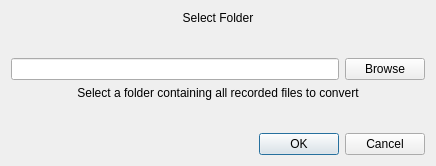
<?xml version="1.0" encoding="UTF-8"?>
<ui version="4.0">
 <class>Dialog</class>
 <widget class="QDialog" name="Dialog">
  <property name="geometry">
   <rect>
    <x>0</x>
    <y>0</y>
    <width>436</width>
    <height>166</height>
   </rect>
  </property>
  <property name="windowTitle">
   <string>Dialog</string>
  </property>
  <layout class="QVBoxLayout" name="verticalLayout">
   <item>
    <widget class="QLabel" name="lbl_step2">
     <property name="text">
      <string>Select Folder</string>
     </property>
     <property name="alignment">
      <set>Qt::AlignCenter</set>
     </property>
     <property name="wordWrap">
      <bool>true</bool>
     </property>
    </widget>
   </item>
   <item>
    <spacer name="verticalSpacer">
     <property name="orientation">
      <enum>Qt::Vertical</enum>
     </property>
     <property name="sizeHint" stdset="0">
      <size>
       <width>20</width>
       <height>40</height>
      </size>
     </property>
    </spacer>
   </item>
   <item>
    <layout class="QHBoxLayout" name="layout_folder_browse">
     <item>
      <widget class="QLineEdit" name="input_filename"/>
     </item>
     <item>
      <widget class="QPushButton" name="btn_browse">
       <property name="text">
        <string>Browse</string>
       </property>
      </widget>
     </item>
    </layout>
   </item>
   <item>
    <widget class="QLabel" name="warning_label">
     <property name="text">
      <string>&lt;html&gt;&lt;head/&gt;&lt;body&gt;&lt;p align=&quot;center&quot;&gt;Select a folder containing all recorded files to convert&lt;/p&gt;&lt;/body&gt;&lt;/html&gt;</string>
     </property>
    </widget>
   </item>
   <item>
    <spacer name="verticalSpacer_2">
     <property name="orientation">
      <enum>Qt::Vertical</enum>
     </property>
     <property name="sizeHint" stdset="0">
      <size>
       <width>20</width>
       <height>40</height>
      </size>
     </property>
    </spacer>
   </item>
   <item>
    <widget class="QDialogButtonBox" name="buttonBox">
     <property name="orientation">
      <enum>Qt::Horizontal</enum>
     </property>
     <property name="standardButtons">
      <set>QDialogButtonBox::Cancel|QDialogButtonBox::Ok</set>
     </property>
    </widget>
   </item>
  </layout>
 </widget>
 <resources/>
 <connections>
  <connection>
   <sender>buttonBox</sender>
   <signal>accepted()</signal>
   <receiver>Dialog</receiver>
   <slot>accept()</slot>
   <hints>
    <hint type="sourcelabel">
     <x>248</x>
     <y>254</y>
    </hint>
    <hint type="destinationlabel">
     <x>157</x>
     <y>274</y>
    </hint>
   </hints>
  </connection>
  <connection>
   <sender>buttonBox</sender>
   <signal>rejected()</signal>
   <receiver>Dialog</receiver>
   <slot>reject()</slot>
   <hints>
    <hint type="sourcelabel">
     <x>316</x>
     <y>260</y>
    </hint>
    <hint type="destinationlabel">
     <x>286</x>
     <y>274</y>
    </hint>
   </hints>
  </connection>
 </connections>
</ui>
